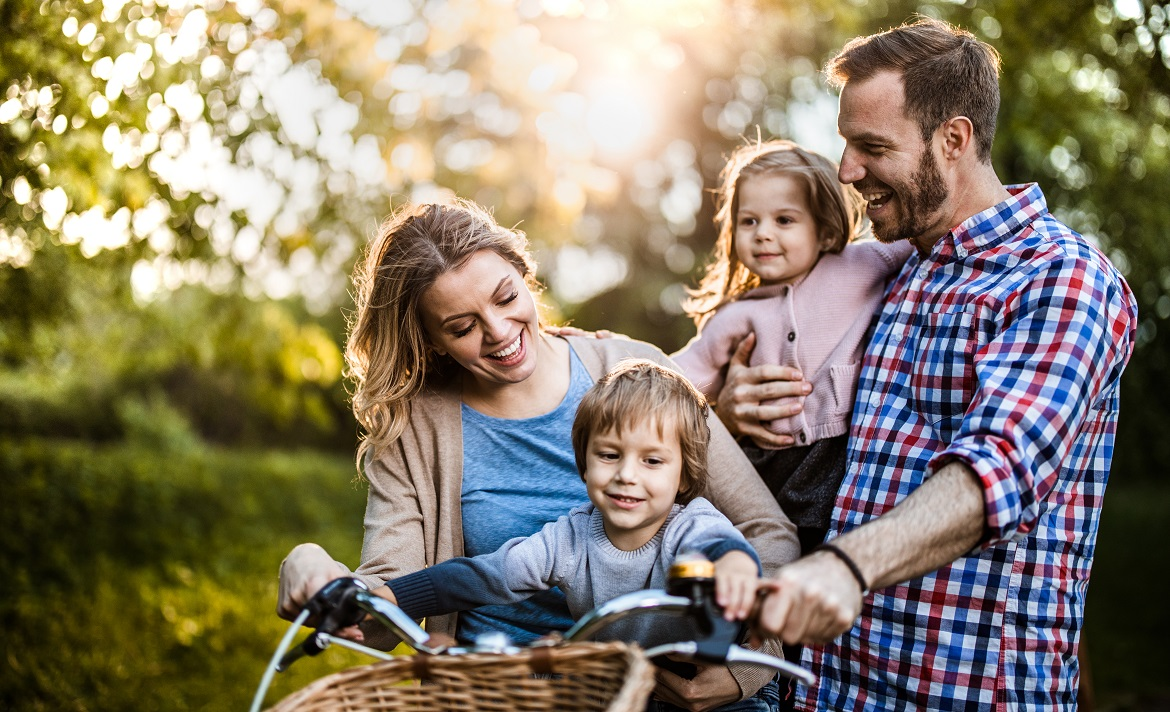
#> input picture Lab_2/Zdj_1.jpg, 1170 x 712 px
$ python Zad_6.py
#> lines starting #> are read from the running program, lines starting #| are printed output that depends on the picture; after the words box and inside, x2 and y2 are one past the last pixel; in counts of white or black regions, pixels touching at a corner belong together
'''
Zapoznaj się z adaptacyjnym progowaniem (sekcja Adaptive thresholdng): https://docs.opencv.org/5.x/d7/d4d/tutorial_py_thresholding.html.
'''
import cv2

img = cv2.imread('Zdj_1.jpg') #Wczytanie zdjęcia
#> img is the input picture: shape (712, 1170, 3); mean B, G, R 105.8, 126.1, 136.2
img_grey = cv2.cvtColor(img, cv2.COLOR_BGR2GRAY) #konwersja do skali szarości
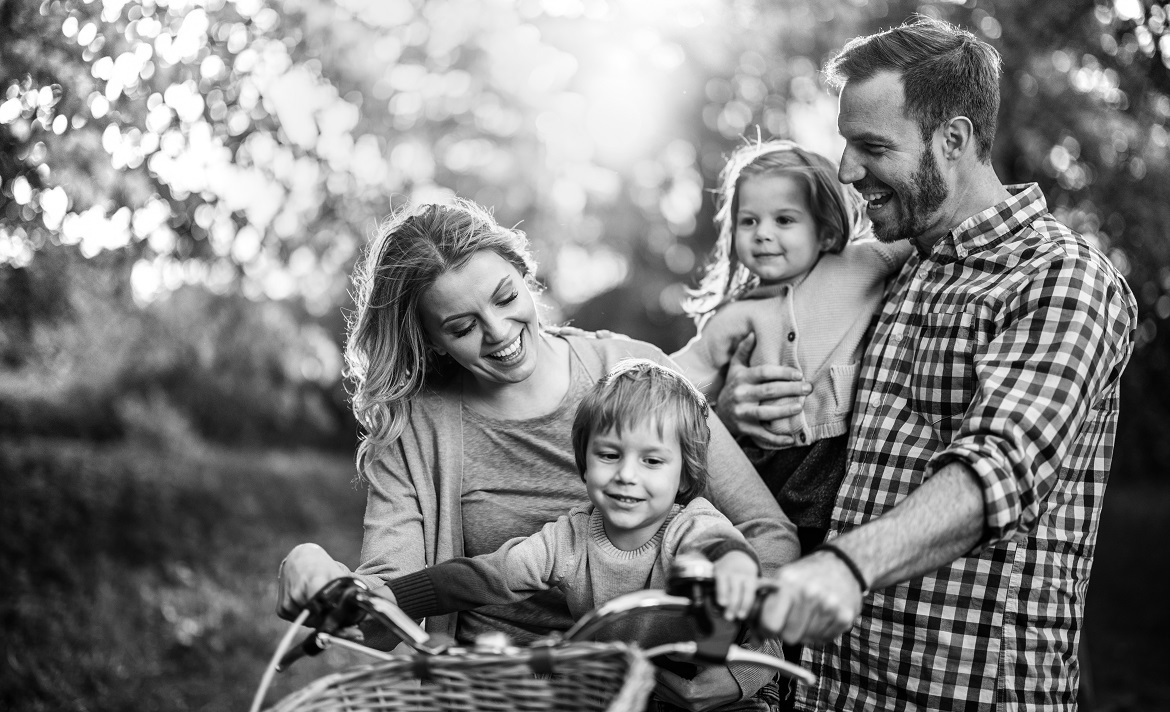
#> img_grey: shape (712, 1170); min 0, max 255, mean 126.8

th1 = cv2.adaptiveThreshold(img_grey,255, cv2.ADAPTIVE_THRESH_MEAN_C, cv2.THRESH_BINARY, 11, 2)
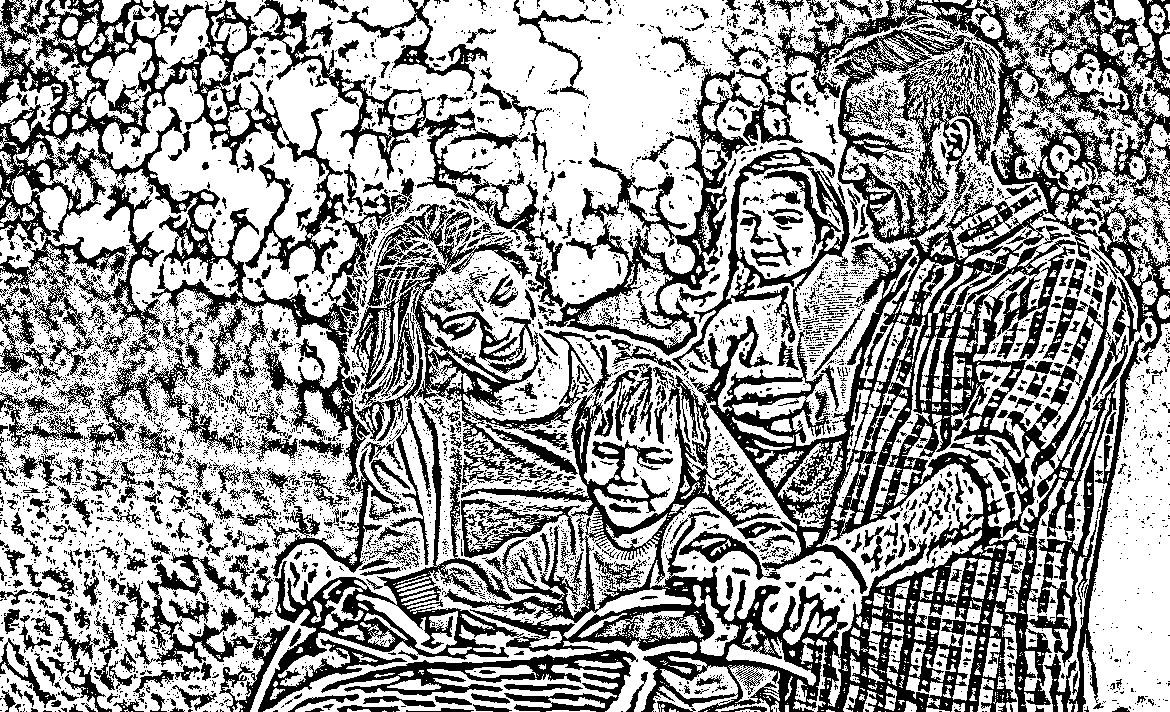
#> th1: shape (712, 1170); 61.5% white; 5781 black regions (5165 under 20 px), largest, box (x1, y1, x2, y2) and area: (351, 0, 1170, 712) 143284, (0, 0, 406, 577) 41666, (258, 403, 524, 712) 12019
th2 = cv2.adaptiveThreshold(img_grey,255, cv2.ADAPTIVE_THRESH_GAUSSIAN_C, cv2.THRESH_BINARY, 11, 2)
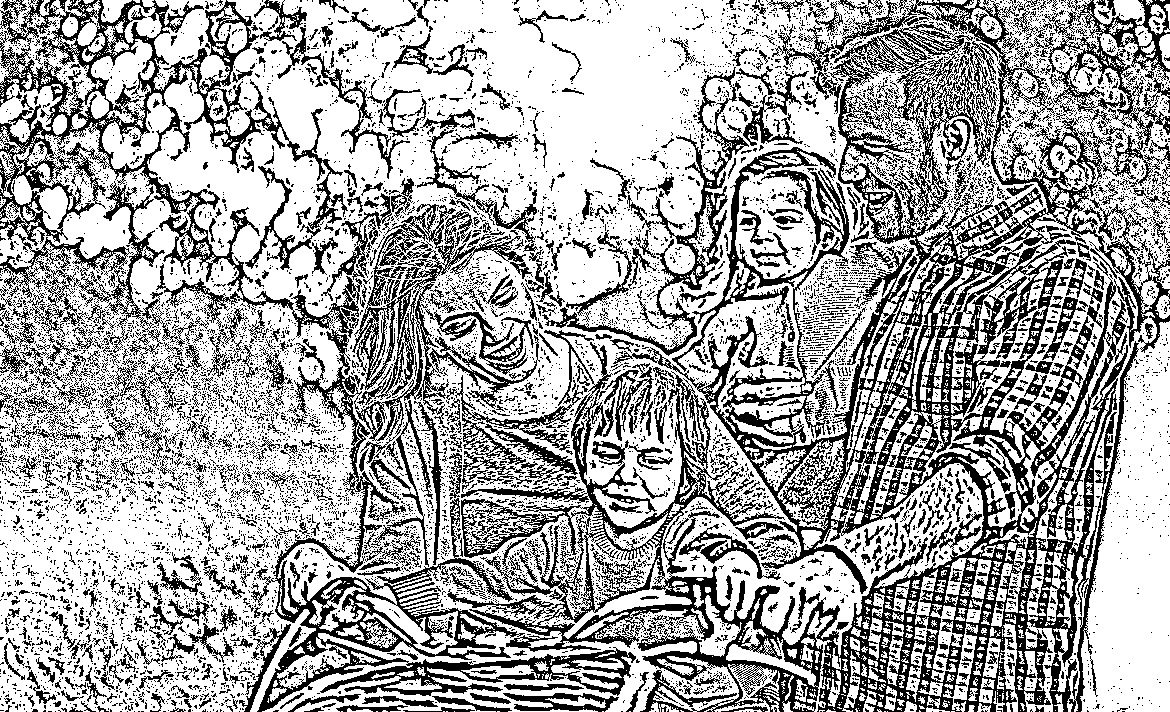
#> th2: shape (712, 1170); 65.9% white; 10246 black regions (9432 under 20 px), largest, box (x1, y1, x2, y2) and area: (446, 0, 1170, 712) 122851, (0, 0, 362, 338) 23756, (251, 329, 636, 712) 17565

cv2.imshow('Adaptive Mean', th1)
cv2.imshow('Adaptive Gaussian', th2)

while True:
    if cv2.waitKey(10) == ord('q'):
#> (key q is pressed here)
        break
